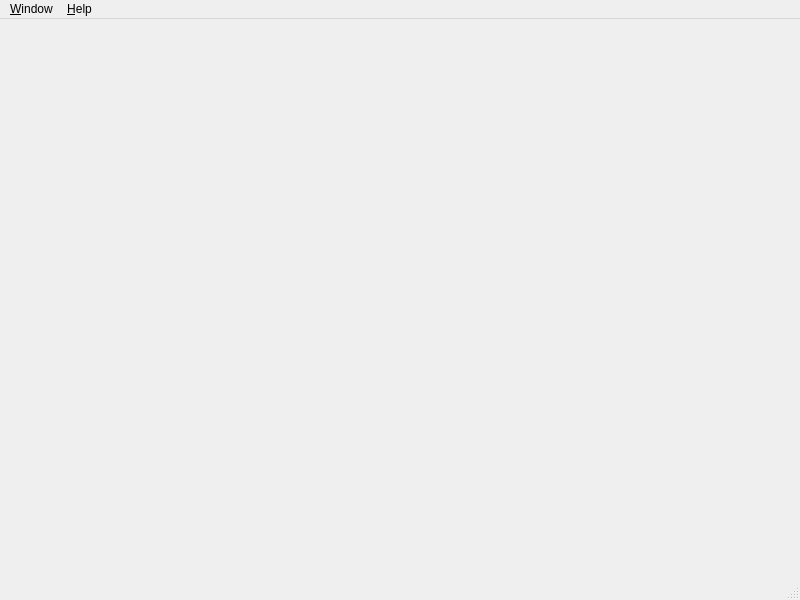
<?xml version="1.0" encoding="UTF-8"?>
<ui version="4.0">
 <class>RadioMixer</class>
 <widget class="QMainWindow" name="RadioMixer">
  <property name="geometry">
   <rect>
    <x>0</x>
    <y>0</y>
    <width>800</width>
    <height>600</height>
   </rect>
  </property>
  <property name="windowTitle">
   <string>RadioMixer</string>
  </property>
  <property name="windowIcon">
   <iconset resource="../../radiomixer.qrc">
    <normaloff>:/logo/images/radiomixer-trans.png</normaloff>:/logo/images/radiomixer-trans.png</iconset>
  </property>
  <widget class="QWidget" name="centralWidget">
   <property name="sizePolicy">
    <sizepolicy hsizetype="Preferred" vsizetype="Preferred">
     <horstretch>0</horstretch>
     <verstretch>0</verstretch>
    </sizepolicy>
   </property>
   <layout class="QHBoxLayout" name="horizontalLayout"/>
  </widget>
  <widget class="QStatusBar" name="statusbar"/>
  <widget class="QMenuBar" name="menubar">
   <property name="geometry">
    <rect>
     <x>0</x>
     <y>0</y>
     <width>800</width>
     <height>21</height>
    </rect>
   </property>
   <widget class="QMenu" name="menu_Help">
    <property name="title">
     <string>&amp;Help</string>
    </property>
    <addaction name="action_About"/>
    <addaction name="actionAbout_Qt"/>
   </widget>
   <widget class="QMenu" name="menu_Window">
    <property name="title">
     <string>&amp;Window</string>
    </property>
    <addaction name="action_Playlist_Manager"/>
    <addaction name="action_Settings"/>
   </widget>
   <addaction name="menu_Window"/>
   <addaction name="menu_Help"/>
  </widget>
  <action name="action_About">
   <property name="text">
    <string>&amp;About</string>
   </property>
  </action>
  <action name="action_Playlist_Manager">
   <property name="text">
    <string>&amp;Playlist Manager</string>
   </property>
  </action>
  <action name="action_Settings">
   <property name="text">
    <string>&amp;Settings</string>
   </property>
  </action>
  <action name="actionAbout_Qt">
   <property name="text">
    <string>About &amp;Qt</string>
   </property>
  </action>
 </widget>
 <resources>
  <include location="../../radiomixer.qrc"/>
 </resources>
 <connections/>
</ui>
